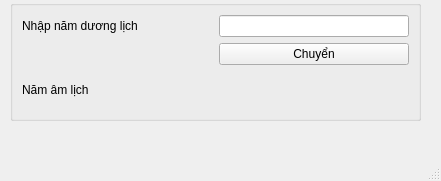
<?xml version="1.0" encoding="UTF-8"?>
<ui version="4.0">
 <class>MainWindow</class>
 <widget class="QMainWindow" name="MainWindow">
  <property name="geometry">
   <rect>
    <x>0</x>
    <y>0</y>
    <width>441</width>
    <height>181</height>
   </rect>
  </property>
  <property name="windowTitle">
   <string>Lịch dương sang âm</string>
  </property>
  <widget class="QWidget" name="centralwidget">
   <widget class="QGroupBox" name="gridGroupBox">
    <property name="geometry">
     <rect>
      <x>10</x>
      <y>0</y>
      <width>411</width>
      <height>121</height>
     </rect>
    </property>
    <property name="tabletTracking">
     <bool>false</bool>
    </property>
    <layout class="QGridLayout" name="gridLayout">
     <property name="sizeConstraint">
      <enum>QLayout::SetNoConstraint</enum>
     </property>
     <item row="1" column="1">
      <widget class="QPushButton" name="convertbutton">
       <property name="text">
        <string>Chuyển</string>
       </property>
      </widget>
     </item>
     <item row="2" column="0">
      <widget class="QLabel" name="label_2">
       <property name="text">
        <string>Năm âm lịch</string>
       </property>
      </widget>
     </item>
     <item row="0" column="1">
      <widget class="QLineEdit" name="nam_duong"/>
     </item>
     <item row="0" column="0">
      <widget class="QLabel" name="label">
       <property name="text">
        <string>Nhập năm dương lịch</string>
       </property>
      </widget>
     </item>
     <item row="2" column="1">
      <widget class="QLabel" name="nam_am">
       <property name="text">
        <string/>
       </property>
      </widget>
     </item>
     <item row="1" column="0">
      <spacer name="horizontalSpacer">
       <property name="orientation">
        <enum>Qt::Horizontal</enum>
       </property>
       <property name="sizeHint" stdset="0">
        <size>
         <width>40</width>
         <height>20</height>
        </size>
       </property>
      </spacer>
     </item>
    </layout>
   </widget>
  </widget>
  <widget class="QMenuBar" name="menubar">
   <property name="geometry">
    <rect>
     <x>0</x>
     <y>0</y>
     <width>441</width>
     <height>26</height>
    </rect>
   </property>
  </widget>
  <widget class="QStatusBar" name="statusbar"/>
 </widget>
 <resources/>
 <connections/>
</ui>
